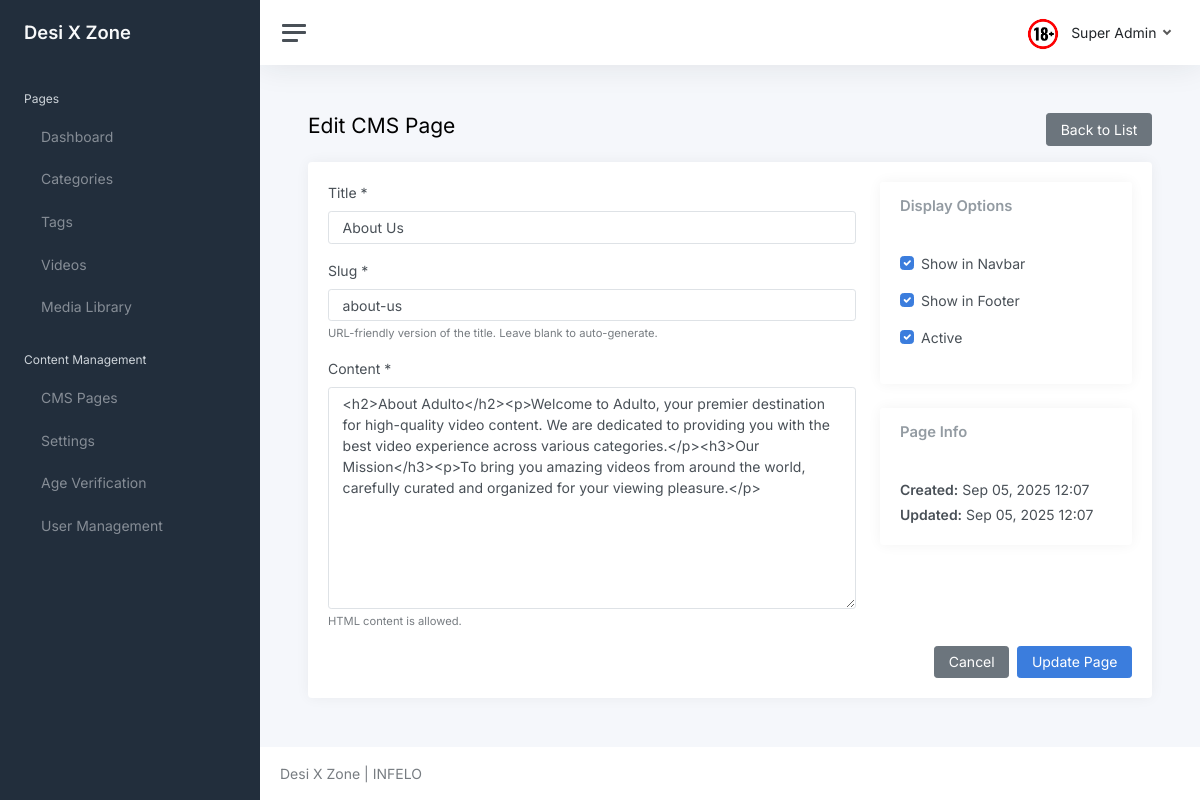
/core/cms/2/edit/ (signed in), run on the app's committed database.
### core/models.py (models this page shows, shortened)
class Settings(models.Model):
	key = models.CharField(max_length=100, unique=True, help_text="Setting key (e.g., 'site_title', 'contact_email')")
	value = models.TextField(help_text="Setting value")
	description = models.TextField(blank=True, help_text="Description of what this setting does")
	created_at = models.DateTimeField(auto_now_add=True)
	updated_at = models.DateTimeField(auto_now=True)
	class Meta:
		ordering = ['key']
		verbose_name = "Setting"
		verbose_name_plural = "Settings"
	@classmethod
	def get_setting(cls, key, default=None):
		try:
			return cls.objects.get(key=key).value
		except cls.DoesNotExist:
			return default

class User(AbstractUser):
	username = None
	first_name = None
	last_name = None
	name = models.CharField(max_length=150, blank=True)
	email = models.EmailField(unique=True)
	is_freeze = models.BooleanField(default=False)
	is_email_verified = models.BooleanField(default=False)
	email_verification_token = models.CharField(max_length=100, blank=True, null=True)
	email_verification_created = models.DateTimeField(blank=True, null=True)
	is_staff = models.BooleanField(default=False, help_text="Designates whether the user can log into the admin site. Only activated users can access admin.")
	USERNAME_FIELD = 'email'
	REQUIRED_FIELDS = []

class CMS(models.Model):
	title = models.CharField(max_length=200, help_text="Page title")
	slug = models.SlugField(max_length=220, unique=True, help_text="URL slug for the page")
	content = models.TextField(help_text="Page content (HTML allowed)")
	in_navbar = models.BooleanField(default=False, help_text="Show this page in the main navigation")
	in_footer = models.BooleanField(default=False, help_text="Show this page in the footer")
	is_active = models.BooleanField(default=True, help_text="Is this page active and visible?")
	created_at = models.DateTimeField(auto_now_add=True)
	updated_at = models.DateTimeField(auto_now=True)
	class Meta:
		ordering = ['title']
		verbose_name = "CMS Page"
		verbose_name_plural = "CMS Pages"

### core/views.py (the view)
# urls.py: path('cms/<int:pk>/edit/', views.cms_update, name='cms_update'),
@login_required(login_url='login')
def cms_update(request, pk):
	cms_page = get_object_or_404(CMS, pk=pk)
	if request.method == 'POST':
		form = CMSForm(request.POST, instance=cms_page)
		if form.is_valid():
			form.save()
			messages.success(request, 'CMS page updated successfully.')
			return redirect('cms_list')
	else:
		form = CMSForm(instance=cms_page)
	context = {
		'form': form,
		'cms_page': cms_page,
	}
	return render(request, 'core/cms_form.html', context)

### core/forms.py
class CMSForm(forms.ModelForm):
    class Meta:
        model = CMS
        fields = ["title", "slug", "content", "in_navbar", "in_footer", "is_active"]
        widgets = {
            "title": forms.TextInput(attrs={"class": "form-control", "placeholder": "Page title"}),
            "slug": forms.TextInput(attrs={"class": "form-control", "placeholder": "page-slug"}),
            "content": forms.Textarea(attrs={"class": "form-control", "rows": 10, "placeholder": "Page content (HTML allowed)"}),
            "in_navbar": forms.CheckboxInput(attrs={"class": "form-check-input"}),
            "in_footer": forms.CheckboxInput(attrs={"class": "form-check-input"}),
            "is_active": forms.CheckboxInput(attrs={"class": "form-check-input"}),
        }

### adulto/context_processors.py (called while the page is built)
def site_branding(request):
	return {
		"site_brand": getattr(settings, "SITE_BRAND", "Desi X Zone"),
		"site_logo_url": getattr(settings, "SITE_LOGO_URL", "/static/logo.png"),
	}

### core/models.py (called while the page is built)
	@classmethod
	def get_active(cls):
		try:
			return cls.objects.filter(is_active=True).first()
		except:
			return None

### templates/core/cms_form.html (shortened to what this page needs)
{% extends 'core/layout/base.html' %}
{% block content %}
<div class="container-fluid p-0">
    <div class="d-flex justify-content-between align-items-center mb-3">
        <h1 class="h3 d-inline align-middle">
            {% if form.instance.pk %}Edit{% else %}Add{% endif %} CMS Page
        </h1>
        <a class="btn btn-secondary" href="{% url 'cms_list' %}">Back to List</a>
    </div>
    <div class="row">
        <div class="col-12">
            <div class="card">
                <div class="card-body">
                    <form method="post">
                        <div class="row">
                            <div class="col-md-8">
                                <div class="mb-3">
                                    <label for="{{ form.title.id_for_label }}" class="form-label">Title *</label>
                                    {{ form.title }}
                                </div>
                                <div class="mb-3">
                                    <label for="{{ form.slug.id_for_label }}" class="form-label">Slug *</label>
                                    {{ form.slug }}
                                    <div class="form-text">URL-friendly version of the title. Leave blank to auto-generate.</div>
                                </div>
                                <div class="mb-3">
                                    <label for="{{ form.content.id_for_label }}" class="form-label">Content *</label>
                                    {{ form.content }}
                                    <div class="form-text">HTML content is allowed.</div>
                                </div>
                            </div>
                            <div class="col-md-4">
                                <div class="card">
                                    <div class="card-header">
                                        <h5 class="card-title mb-0">Display Options</h5>
                                    </div>
                                    <div class="card-body">
                                        <div class="mb-3">
                                            <div class="form-check">
                                                {{ form.in_navbar }}
                                                <label class="form-check-label" for="{{ form.in_navbar.id_for_label }}">
                                                    Show in Navbar
                                                </label>
                                            </div>
                                        </div>
                                        <div class="mb-3">
                                            <div class="form-check">
                                                {{ form.in_footer }}
                                                <label class="form-check-label" for="{{ form.in_footer.id_for_label }}">
                                                    Show in Footer
                                                </label>
                                            </div>
                                        </div>
                                        <div class="mb-3">
                                            <div class="form-check">
                                                {{ form.is_active }}
                                                <label class="form-check-label" for="{{ form.is_active.id_for_label }}">
                                                    Active
                                                </label>
                                            </div>
                                        </div>
                                    </div>
                                </div>
                                {% if form.instance.pk %}
                                <div class="card mt-3">
                                    <div class="card-header">
                                        <h5 class="card-title mb-0">Page Info</h5>
                                    </div>
                                    <div class="card-body">
                                        <p class="mb-1"><strong>Created:</strong> {{ form.instance.created_at|date:"M d, Y H:i" }}</p>
                                        <p class="mb-0"><strong>Updated:</strong> {{ form.instance.updated_at|date:"M d, Y H:i" }}</p>
                                    </div>
                                </div>
                                {% endif %}
                            </div>
                        </div>
                        <div class="d-flex justify-content-end gap-2">
                            <a class="btn btn-secondary" href="{% url 'cms_list' %}">Cancel</a>
                            <button type="submit" class="btn btn-primary">
                                {% if form.instance.pk %}Update{% else %}Create{% endif %} Page
                            </button>
                        </div>
                    </form>
                </div>
            </div>
        </div>
    </div>
</div>
{% endblock %}

### templates/core/layout/base.html (shortened to what this page needs)
<!DOCTYPE html>
<html lang="en">
<head>
    <link href="/static/core/css/app.css" rel="stylesheet">
</head>
<body>
    <div class="wrapper">
        {% include 'core/layout/sidebar.html' %}
        <div class="main">
            {% include 'core/layout/header.html' %}
            <main class="content">
                {% block content %}{% endblock %}
            </main>
            <footer class="footer">
                <div class="container-fluid">
                    <div class="row text-muted">
                        <div class="col-6 text-start">
                            <p class="mb-0">
                                {{ site_brand }} | INFELO
                            </p>
                        </div>
                    </div>
                </div>
            </footer>
        </div>
    </div>
</body>
</html>

### templates/core/layout/sidebar.html (shortened to what this page needs)
<nav id="sidebar" class="sidebar js-sidebar">
    <div class="sidebar-content js-simplebar">
        <a class="sidebar-brand" href="index.html">
            <span class="align-middle">{{ site_brand }}</span>
        </a>
        <ul class="sidebar-nav">
            <li class="sidebar-header">
                Pages
            </li>
            <li class="sidebar-item">
                <a class="sidebar-link" href="{% url 'dashboard' %}">
                     <span
                        class="align-middle">Dashboard</span>
                </a>
            </li>
            <li class="sidebar-item">
                <a class="sidebar-link" href="{% url 'category_list' %}">
                     <span
                        class="align-middle">Categories</span>
                </a>
            </li>
            <li class="sidebar-item">
                <a class="sidebar-link" href="{% url 'tag_list' %}">
                     <span
                        class="align-middle">Tags</span>
                </a>
            </li>
            <li class="sidebar-item">
                <a class="sidebar-link" href="{% url 'video_list' %}">
                     <span
                        class="align-middle">Videos</span>
                </a>
            </li>
            <li class="sidebar-item">
                <a class="sidebar-link" href="{% url 'media_library' %}">
                     <span
                        class="align-middle">Media Library</span>
                </a>
            </li>
            <li class="sidebar-header">
                Content Management
            </li>
            <li class="sidebar-item">
                <a class="sidebar-link" href="{% url 'cms_list' %}">
                     <span
                        class="align-middle">CMS Pages</span>
                </a>
            </li>
            <li class="sidebar-item">
                <a class="sidebar-link" href="{% url 'settings_list' %}">
                     <span
                        class="align-middle">Settings</span>
                </a>
            </li>
            <li class="sidebar-item">
                <a class="sidebar-link" href="{% url 'age_verification_list' %}">
                     <span
                        class="align-middle">Age Verification</span>
                </a>
            </li>
            <li class="sidebar-item">
                <a class="sidebar-link" href="{% url 'user_list' %}">
                     <span
                        class="align-middle">User Management</span>
                </a>
            </li>
        </ul>
    </div>
</nav>

### templates/core/layout/header.html (shortened to what this page needs)
<nav class="navbar navbar-expand navbar-light navbar-bg">
    <a class="sidebar-toggle js-sidebar-toggle">
        <i class="hamburger align-self-center"></i>
    </a>
    <div class="navbar-collapse collapse">
        <ul class="navbar-nav navbar-align">
            <li class="nav-item dropdown">
                <a class="nav-link dropdown-toggle d-none d-sm-inline-block" href="#"
                    data-bs-toggle="dropdown">
                    <img src="/static/core/logo.png" class="avatar img-fluid rounded me-1"
                        alt="" /> <span class="text-dark">{{ request.user.name }}</span>
                </a>
            </li>
        </ul>
    </div>
</nav>

### data on the page
Settings: value "Desi X Zone"
User: user.name "Super Admin"
CMS: title "About Us", slug "about-us", content "<h2>About Adulto</h2><p>Welcome to Adulto, your premier destination for high-quality video content. We are dedicated to providing you with the best video experience across various categories.</p><h3>Our Mission</h3><p>To bring you amazing videos from around the world, carefully curated and organized for your viewing pleasure.</p>", in_navbar "☑", in_footer "☑", is_active "☑", instance.created_at "Sep 05, 2025 12:07", instance.updated_at "Sep 05, 2025 12:07"
